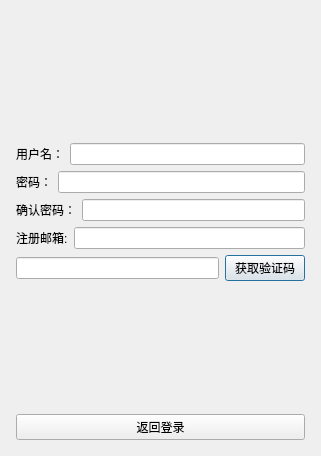
<?xml version="1.0" encoding="UTF-8"?>
<ui version="4.0">
 <class>RegistDialog</class>
 <widget class="QDialog" name="RegistDialog">
  <property name="geometry">
   <rect>
    <x>0</x>
    <y>0</y>
    <width>321</width>
    <height>456</height>
   </rect>
  </property>
  <property name="windowTitle">
   <string>Dialog</string>
  </property>
  <layout class="QVBoxLayout" name="verticalLayout_2">
   <item>
    <layout class="QVBoxLayout" name="verticalLayout">
     <property name="leftMargin">
      <number>5</number>
     </property>
     <property name="topMargin">
      <number>5</number>
     </property>
     <property name="rightMargin">
      <number>5</number>
     </property>
     <property name="bottomMargin">
      <number>5</number>
     </property>
     <item>
      <spacer name="verticalSpacer">
       <property name="orientation">
        <enum>Qt::Orientation::Vertical</enum>
       </property>
       <property name="sizeHint" stdset="0">
        <size>
         <width>20</width>
         <height>40</height>
        </size>
       </property>
      </spacer>
     </item>
     <item>
      <layout class="QHBoxLayout" name="horizontalLayout_3">
       <item>
        <widget class="QLabel" name="label">
         <property name="text">
          <string>用户名：</string>
         </property>
        </widget>
       </item>
       <item>
        <widget class="QLineEdit" name="lineEdit_2">
         <property name="minimumSize">
          <size>
           <width>80</width>
           <height>0</height>
          </size>
         </property>
        </widget>
       </item>
      </layout>
     </item>
     <item>
      <layout class="QHBoxLayout" name="horizontalLayout_2">
       <item>
        <widget class="QLabel" name="password_1">
         <property name="text">
          <string>密码：</string>
         </property>
        </widget>
       </item>
       <item>
        <widget class="QLineEdit" name="password_2">
         <property name="minimumSize">
          <size>
           <width>80</width>
           <height>0</height>
          </size>
         </property>
        </widget>
       </item>
      </layout>
     </item>
     <item>
      <layout class="QHBoxLayout" name="horizontalLayout">
       <item>
        <widget class="QLabel" name="confirmed_1">
         <property name="text">
          <string>确认密码：</string>
         </property>
        </widget>
       </item>
       <item>
        <widget class="QLineEdit" name="confirmed_2">
         <property name="minimumSize">
          <size>
           <width>80</width>
           <height>0</height>
          </size>
         </property>
        </widget>
       </item>
      </layout>
     </item>
     <item>
      <layout class="QHBoxLayout" name="horizontalLayout_4">
       <item>
        <widget class="QLabel" name="label_4">
         <property name="text">
          <string>注册邮箱:</string>
         </property>
        </widget>
       </item>
       <item>
        <widget class="QLineEdit" name="lineEdit_5">
         <property name="minimumSize">
          <size>
           <width>80</width>
           <height>0</height>
          </size>
         </property>
        </widget>
       </item>
      </layout>
     </item>
     <item>
      <layout class="QHBoxLayout" name="horizontalLayout_6">
       <item>
        <widget class="QLineEdit" name="lineEdit"/>
       </item>
       <item>
        <widget class="QPushButton" name="pushButton">
         <property name="text">
          <string>获取验证码</string>
         </property>
        </widget>
       </item>
      </layout>
     </item>
     <item>
      <spacer name="verticalSpacer_2">
       <property name="orientation">
        <enum>Qt::Orientation::Vertical</enum>
       </property>
       <property name="sizeHint" stdset="0">
        <size>
         <width>20</width>
         <height>40</height>
        </size>
       </property>
      </spacer>
     </item>
     <item>
      <layout class="QHBoxLayout" name="horizontalLayout_7">
       <item>
        <widget class="QPushButton" name="login_back">
         <property name="text">
          <string>返回登录</string>
         </property>
        </widget>
       </item>
      </layout>
     </item>
    </layout>
   </item>
  </layout>
 </widget>
 <resources/>
 <connections/>
</ui>
